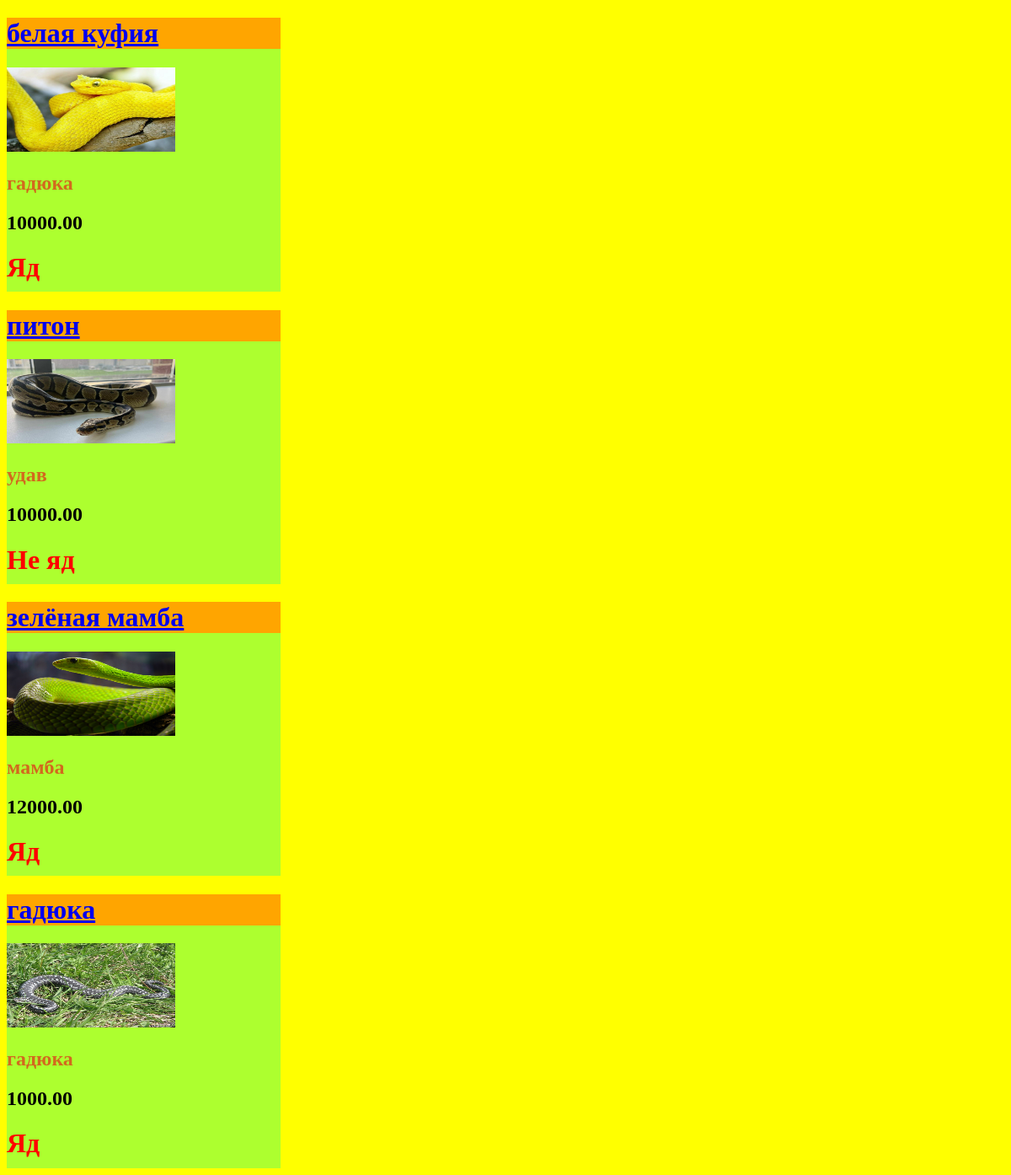
Before: / with the older database file.
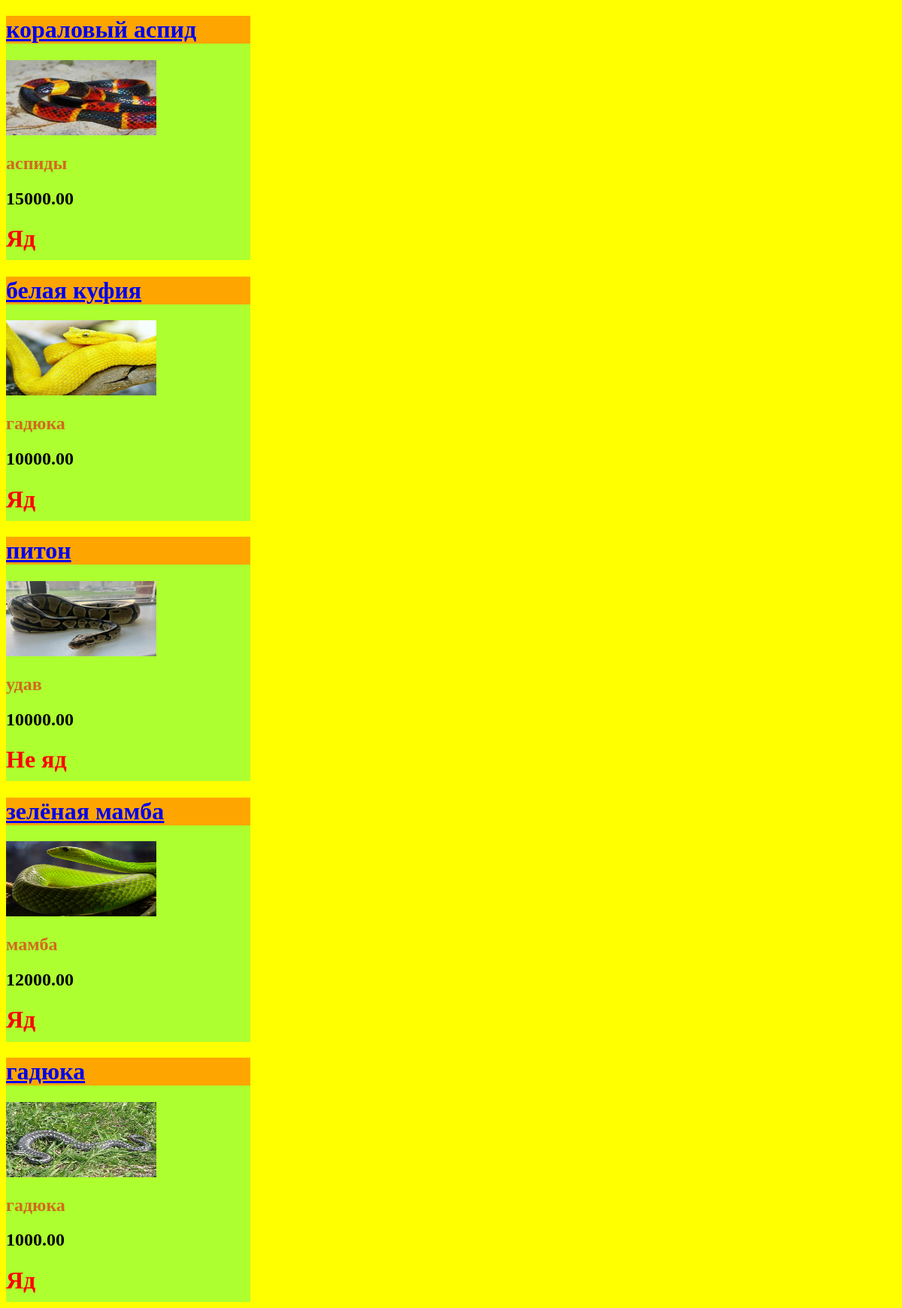
After: the same page with the newer database file.
### catalog/models.py (models this page shows)
class Snake(models.Model):
    name = models.CharField(max_length=30, verbose_name='Название')
    species = models.CharField(max_length=30, verbose_name='Вид')
    cost = models.DecimalField(max_digits=7, decimal_places=2, default=0)
    description = models.TextField(verbose_name='Описание')
    image = models.ImageField(upload_to='media/', verbose_name='Фото')
    birthdate = models.DateTimeField(verbose_name='Возраст')
    poison = models.CharField(choices=poison, verbose_name='Ядовитость')
    gender = models.CharField(choices=genders, verbose_name='Пол')
    created = models.DateTimeField(auto_now_add=True, verbose_name='Создано')
    updated = models.DateTimeField(auto_now=True, verbose_name='Обновлено')
    def __str__(self):
        return self.name
    class Meta:
        ordering = ['-created']

### catalog/views.py (the view)
# urls.py: path('', views.return_all_snakes, name='return_all_snakes'),
def return_all_snakes(request):
    snake = Snake.objects.all()
    print(snake)
    return render(request, 'all.html', {'snake': snake})

### catalog/templates/all.html
{% extends 'base.html' %}
{% load static %}
{% block content %}
<div class="background">
    {% for s in snake %}
    <div class="background_cart_all">
    <a href="{% url 'catalog:return_one_snake' s.id %}"><h1 class="name">{{s.name}}</h1></a>
    <img class="photo_all" src="{{s.image.url}}">
    <h2 class="species">{{s.species}}</h2>
    <h2 class="cost">{{s.cost}}</h2>
    <h1 class="poison">{{s.poison}}</h1>
    </div>
    {% endfor %}
</div>
{% endblock %}

### catalog/templates/base.html (shortened to what this page needs)
{% load static %}
<!DOCTYPE html>
<html lang="en">
<head>
    <link href="{% static 'css/style.css' %}" rel="stylesheet">
</head>
<body>
    {% block content %}
    {% endblock %}
</body>
</html>

### static/css/style.css (style rules this page uses)
.background { background-color:Yellow; }
.background_cart_all { background-color:GreenYellow; color:Chocolate; width:325px; height:325px; }
.name { background-color:Orange; }
.photo_all { width:200px; height:100px; }
.species { color:Chocolate; }
.cost { color:Black; }
.poison { color:Red; }
body { background-color:Yellow; }

Changed rows visible on the page:
added Snake: name "кораловый аспид", image (picture), species "аспиды", cost "15000.00", poison "Яд"
